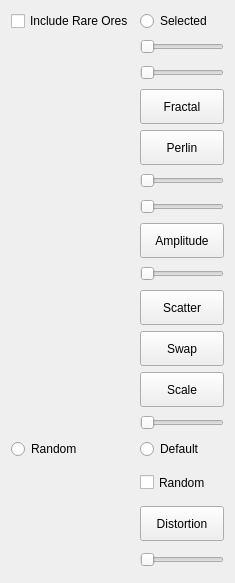
        <widget class="QWidget" name="tab_2">
         <attribute name="title">
          <string>Flora / Fauna (NA)</string>
         </attribute>
         <layout class="QGridLayout" name="gridLayout_16">
          <item row="14" column="2">
           <widget class="QCheckBox" name="random_distortion">
            <property name="minimumSize">
             <size>
              <width>0</width>
              <height>35</height>
             </size>
            </property>
            <property name="text">
             <string>Random</string>
            </property>
           </widget>
          </item>
          <item row="8" column="2">
           <widget class="QSlider" name="biome_perlin">
            <property name="minimumSize">
             <size>
              <width>0</width>
              <height>20</height>
             </size>
            </property>
            <property name="orientation">
             <enum>Qt::Orientation::Horizontal</enum>
            </property>
           </widget>
          </item>
          <item row="15" column="2">
           <widget class="QPushButton" name="distortion_scale_reset">
            <property name="minimumSize">
             <size>
              <width>0</width>
              <height>35</height>
             </size>
            </property>
            <property name="text">
             <string>Distortion</string>
            </property>
           </widget>
          </item>
          <item row="10" column="2">
           <widget class="QPushButton" name="biome_swap_reset">
            <property name="minimumSize">
             <size>
              <width>0</width>
              <height>35</height>
             </size>
            </property>
            <property name="font">
             <font>
              <strikeout>false</strikeout>
             </font>
            </property>
            <property name="text">
             <string>Swap</string>
            </property>
           </widget>
          </item>
          <item row="7" column="2">
           <widget class="QPushButton" name="noise_amplitude_reset">
            <property name="minimumSize">
             <size>
              <width>0</width>
              <height>35</height>
             </size>
            </property>
            <property name="font">
             <font>
              <strikeout>false</strikeout>
             </font>
            </property>
            <property name="text">
             <string>Amplitude</string>
            </property>
           </widget>
          </item>
          <item row="4" column="2">
           <widget class="QPushButton" name="biome_perlin_reset">
            <property name="minimumSize">
             <size>
              <width>0</width>
              <height>35</height>
             </size>
            </property>
            <property name="font">
             <font>
              <strikeout>false</strikeout>
             </font>
            </property>
            <property name="text">
             <string>Perlin</string>
            </property>
           </widget>
          </item>
          <item row="13" column="2">
           <widget class="QRadioButton" name="radioButton">
            <property name="text">
             <string>Default</string>
            </property>
           </widget>
          </item>
          <item row="6" column="2">
           <widget class="QSlider" name="biome_fractal">
            <property name="minimumSize">
             <size>
              <width>0</width>
              <height>20</height>
             </size>
            </property>
            <property name="orientation">
             <enum>Qt::Orientation::Horizontal</enum>
            </property>
           </widget>
          </item>
          <item row="11" column="2">
           <widget class="QPushButton" name="noise_scale_reset">
            <property name="minimumSize">
             <size>
              <width>0</width>
              <height>35</height>
             </size>
            </property>
            <property name="font">
             <font>
              <strikeout>false</strikeout>
             </font>
            </property>
            <property name="text">
             <string>Scale</string>
            </property>
           </widget>
          </item>
          <item row="0" column="2">
           <widget class="QRadioButton" name="radioButton_3">
            <property name="text">
             <string>Selected</string>
            </property>
           </widget>
          </item>
          <item row="0" column="0">
           <widget class="QCheckBox" name="checkBox_6">
            <property name="text">
             <string>Include Rare Ores</string>
            </property>
           </widget>
          </item>
          <item row="5" column="2">
           <widget class="QSlider" name="biome_swap">
            <property name="minimumSize">
             <size>
              <width>0</width>
              <height>20</height>
             </size>
            </property>
            <property name="orientation">
             <enum>Qt::Orientation::Horizontal</enum>
            </property>
           </widget>
          </item>
          <item row="2" column="2">
           <widget class="QSlider" name="noise_amplitude">
            <property name="minimumSize">
             <size>
              <width>0</width>
              <height>20</height>
             </size>
            </property>
            <property name="toolTip">
             <string>Affects the amplitude of noise used in biome generation.</string>
            </property>
            <property name="accessibleName">
             <string>Noise Amplitude</string>
            </property>
            <property name="orientation">
             <enum>Qt::Orientation::Horizontal</enum>
            </property>
           </widget>
          </item>
          <item row="12" column="2">
           <widget class="QSlider" name="noise_scatter">
            <property name="minimumSize">
             <size>
              <width>0</width>
              <height>20</height>
             </size>
            </property>
            <property name="toolTip">
             <string>Noise scatter amplifier.</string>
            </property>
            <property name="accessibleName">
             <string>Noise Scatter</string>
            </property>
            <property name="orientation">
             <enum>Qt::Orientation::Horizontal</enum>
            </property>
           </widget>
          </item>
          <item row="16" column="2">
           <widget class="QSlider" name="distortion_scale">
            <property name="minimumSize">
             <size>
              <width>0</width>
              <height>25</height>
             </size>
            </property>
            <property name="orientation">
             <enum>Qt::Orientation::Horizontal</enum>
            </property>
           </widget>
          </item>
          <item row="9" column="2">
           <widget class="QPushButton" name="noise_scatter_reset">
            <property name="minimumSize">
             <size>
              <width>0</width>
              <height>35</height>
             </size>
            </property>
            <property name="font">
             <font>
              <strikeout>false</strikeout>
             </font>
            </property>
            <property name="text">
             <string>Scatter</string>
            </property>
           </widget>
          </item>
          <item row="3" column="2">
           <widget class="QPushButton" name="biome_fractal_reset">
            <property name="minimumSize">
             <size>
              <width>0</width>
              <height>35</height>
             </size>
            </property>
            <property name="font">
             <font>
              <strikeout>false</strikeout>
             </font>
            </property>
            <property name="text">
             <string>Fractal</string>
            </property>
           </widget>
          </item>
          <item row="13" column="0">
           <widget class="QRadioButton" name="radioButton_2">
            <property name="text">
             <string>Random</string>
            </property>
           </widget>
          </item>
          <item row="1" column="2">
           <widget class="QSlider" name="noise_scale">
            <property name="minimumSize">
             <size>
              <width>0</width>
              <height>20</height>
             </size>
            </property>
            <property name="toolTip">
             <string>Determines the scale of noise used for biome variation.</string>
            </property>
            <property name="accessibleName">
             <string>Noise Scale</string>
            </property>
            <property name="orientation">
             <enum>Qt::Orientation::Horizontal</enum>
            </property>
           </widget>
          </item>
         </layout>
        </widget>
